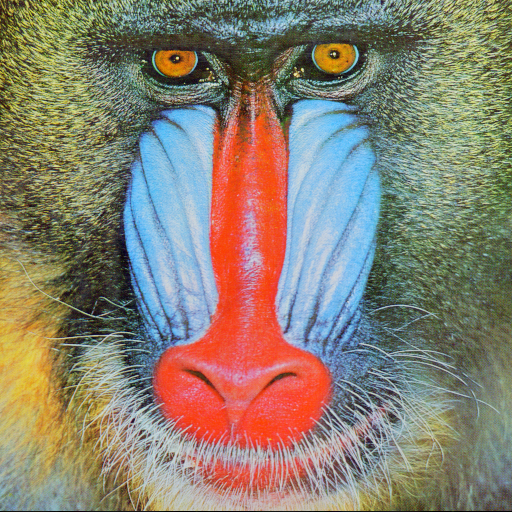
#> input picture pics/baboon.png, 512 x 512 px
$ python rgbHistExposure.py
#> lines starting #> are read from the running program, lines starting #| are printed output that depends on the picture
from matplotlib import pyplot as plt
from skimage import io
from skimage import exposure as ex

img=io.imread('../pics/baboon.png')
#> img is the input picture: shape (512, 512, 3); mean R, G, B 137.4, 128.9, 113.1
red=img[:,:,0]
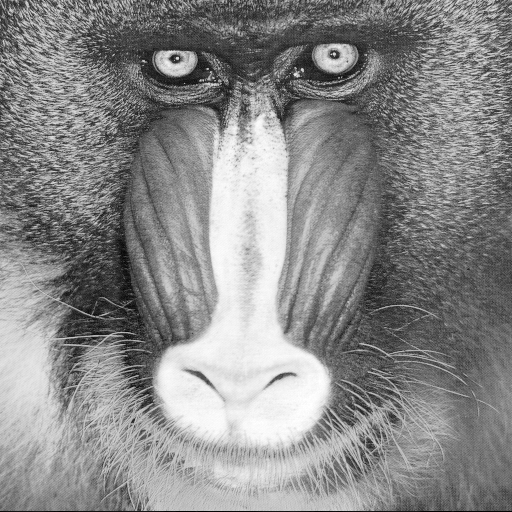
#> red: shape (512, 512); min 0, max 255, mean 137.4
green=img[:,:,1]
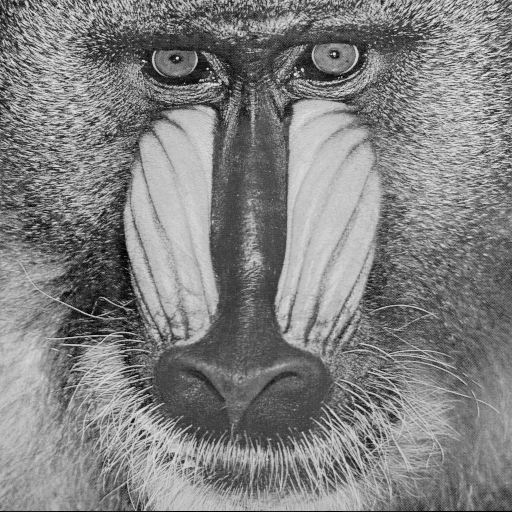
#> green: shape (512, 512); min 0, max 236, mean 128.9
blue=img[:,:,2]
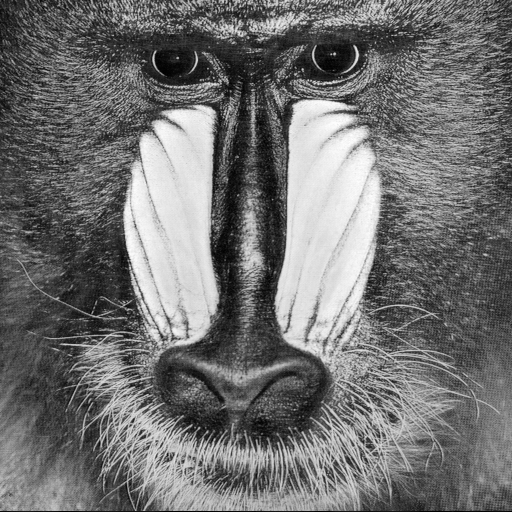
#> blue: shape (512, 512); min 0, max 255, mean 113.1
f,(ax1, ax2, ax3)=plt.subplots(1,3)
hist1,bin_centers1=ex.histogram(red)
#> hist1 = 256 values, max 1845 at index 112, min 12 at index 9, mean 1024; bin_centers1 = 256 values from 0 to 255
ax1.plot(bin_centers1,hist1,color='red')
ax1.set_title('Red component histogram')
hist2,bin_centers2=ex.histogram(green)
#> hist2 = 237 values, max 2644 at index 192, min 0 at index 232, mean 1106.1; bin_centers2 = 237 values from 0 to 236
ax2.plot(bin_centers2,hist2,color='green')
ax2.set_title('Green component histogram')
hist3,bin_centers3=ex.histogram(blue)
#> hist3 = 256 values, max 2081 at index 63, min 1 at index 254, mean 1024; bin_centers3 = 256 values from 0 to 255
ax3.plot(bin_centers3,hist3,color='blue')
ax3.set_title('Blue component histogram')
plt.show()
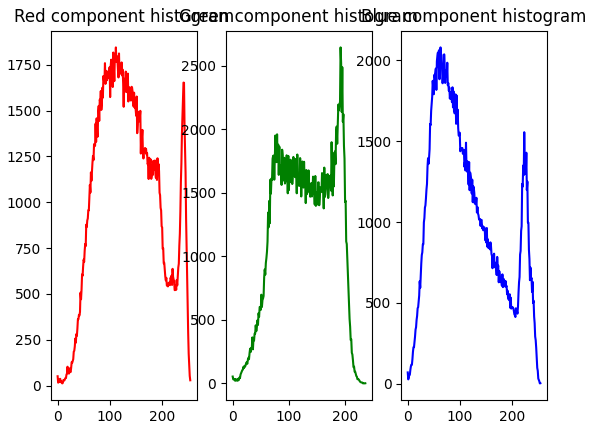
#> figure drawn by matplotlib, 3 panels; panel 1: curve peaks at x = 112, y = 1845; panel 2: curve peaks at x = 192, y = 2644; panel 3: curve peaks at x = 63, y = 2081
